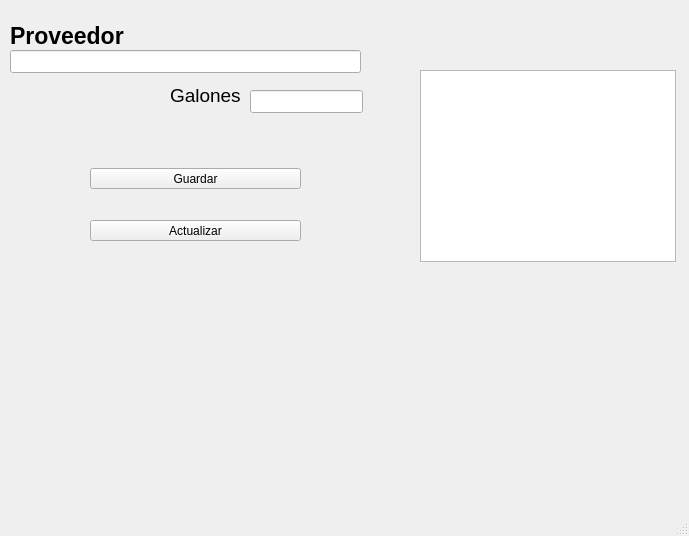
<?xml version="1.0" encoding="UTF-8"?>
<ui version="4.0">
 <class>MainWindow</class>
 <widget class="QMainWindow" name="MainWindow">
  <property name="geometry">
   <rect>
    <x>0</x>
    <y>0</y>
    <width>689</width>
    <height>536</height>
   </rect>
  </property>
  <property name="windowTitle">
   <string>MainWindow</string>
  </property>
  <widget class="QWidget" name="centralwidget">
   <widget class="QLineEdit" name="proveeCombustible">
    <property name="geometry">
     <rect>
      <x>10</x>
      <y>50</y>
      <width>351</width>
      <height>23</height>
     </rect>
    </property>
   </widget>
   <widget class="QLineEdit" name="numGlns">
    <property name="geometry">
     <rect>
      <x>250</x>
      <y>90</y>
      <width>113</width>
      <height>23</height>
     </rect>
    </property>
    <property name="text">
     <string/>
    </property>
   </widget>
   <widget class="QPushButton" name="guardar">
    <property name="geometry">
     <rect>
      <x>90</x>
      <y>168</y>
      <width>211</width>
      <height>21</height>
     </rect>
    </property>
    <property name="text">
     <string>Guardar</string>
    </property>
   </widget>
   <widget class="QPushButton" name="actualizar">
    <property name="geometry">
     <rect>
      <x>90</x>
      <y>220</y>
      <width>211</width>
      <height>21</height>
     </rect>
    </property>
    <property name="text">
     <string>Actualizar</string>
    </property>
   </widget>
   <widget class="QTableWidget" name="listaIngresos">
    <property name="geometry">
     <rect>
      <x>420</x>
      <y>70</y>
      <width>256</width>
      <height>192</height>
     </rect>
    </property>
   </widget>
   <widget class="QLabel" name="label_nombreProveedor">
    <property name="geometry">
     <rect>
      <x>10</x>
      <y>20</y>
      <width>281</width>
      <height>31</height>
     </rect>
    </property>
    <property name="font">
     <font>
      <pointsize>17</pointsize>
      <weight>75</weight>
      <bold>true</bold>
     </font>
    </property>
    <property name="text">
     <string>Proveedor</string>
    </property>
   </widget>
   <widget class="QLabel" name="label_cantGlns">
    <property name="geometry">
     <rect>
      <x>170</x>
      <y>80</y>
      <width>71</width>
      <height>31</height>
     </rect>
    </property>
    <property name="font">
     <font>
      <pointsize>14</pointsize>
      <weight>50</weight>
      <bold>false</bold>
     </font>
    </property>
    <property name="text">
     <string>Galones</string>
    </property>
   </widget>
  </widget>
  <widget class="QMenuBar" name="menubar">
   <property name="geometry">
    <rect>
     <x>0</x>
     <y>0</y>
     <width>689</width>
     <height>21</height>
    </rect>
   </property>
  </widget>
  <widget class="QStatusBar" name="statusbar"/>
 </widget>
 <resources/>
 <connections/>
</ui>
